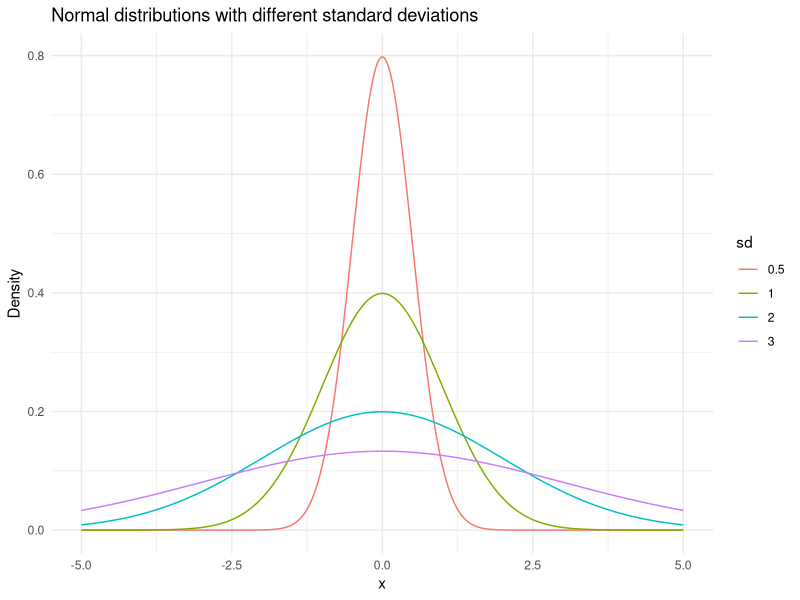
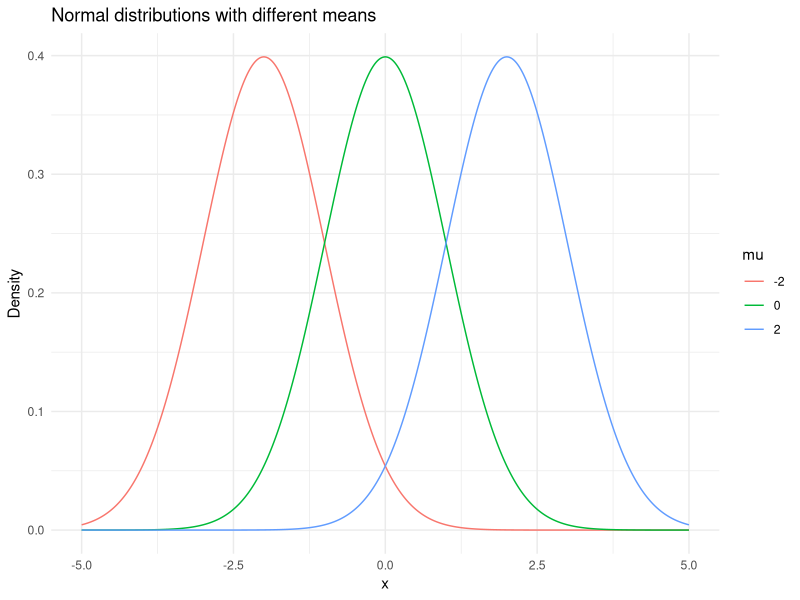
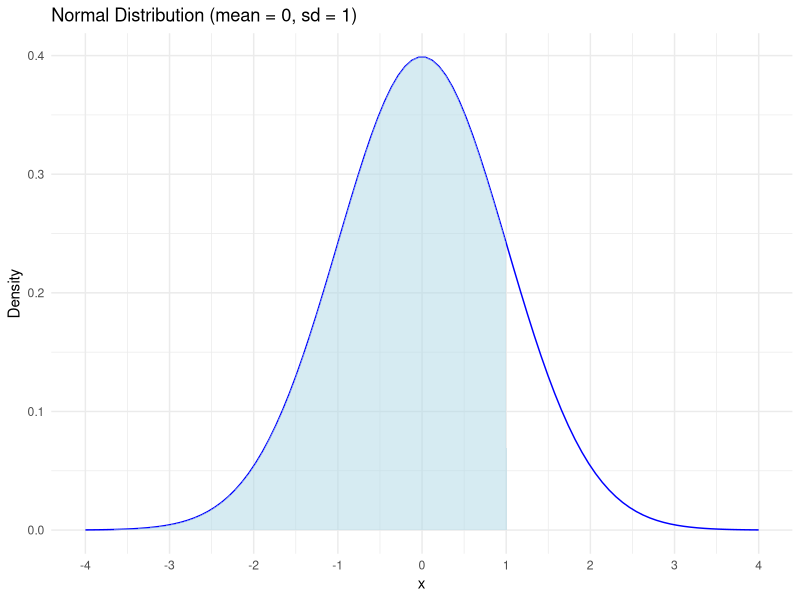
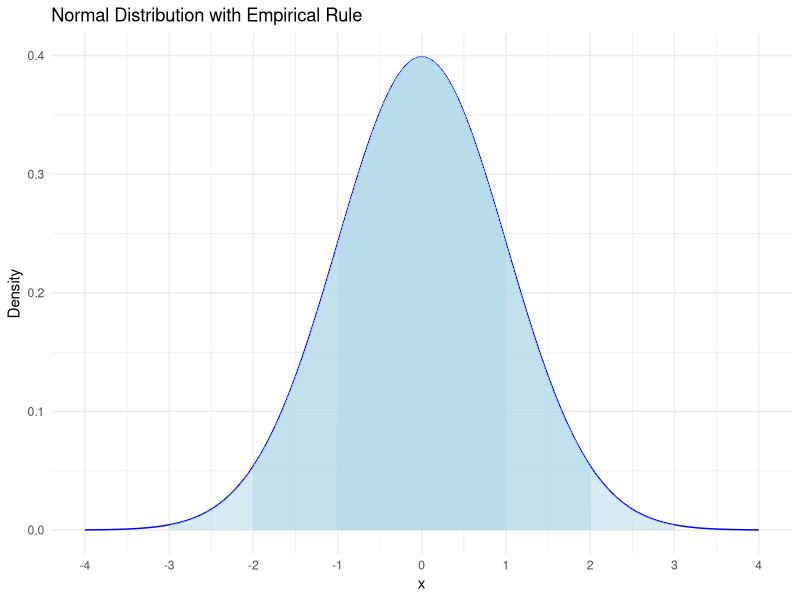

Here is the R script that generated these plots, in order:
## ---- chunk 1
#| label: setup
#| include: false

library(VennDiagram)

# Set the seed for reproducibility

set.seed(123)

# Colours

bc_blue <- "#003366"

bc_green <- "#009900"

vector_bc <- c(bc_blue, bc_green)

## ---- chunk 2
#| label: normal-distributions
#| echo: false

x <- seq(-5, 5, by = 0.01)

y1 <- dnorm(x, mean = 0, sd = 0.5)

y2 <- dnorm(x, mean = 0, sd = 1)

y3 <- dnorm(x, mean = 0, sd = 2)

y4 <- dnorm(x, mean = 0, sd = 3)

# graph with ggplot2

library(ggplot2)

df <- data.frame(x = rep(x, 4), y = c(y1, y2, y3, y4), 
                 sd = rep(c("0.5", "1", "2", "3"), each = length(x)))

ggplot(df, aes(x = x, y = y, color = sd)) +
    geom_line() +
    labs(title = "Normal distributions with different standard deviations",
         x = "x", y = "Density") +
    theme_minimal()
## ---- chunk 3
#| label: normal-distributions-mu
#| echo: false

y1 <- dnorm(x, mean = -2, sd = 1)

y2 <- dnorm(x, mean = 0, sd = 1)

y3 <- dnorm(x, mean = 2, sd = 1)

# graph with ggplot2

df <- data.frame(x = rep(x, 3), y = c(y1, y2, y3), 
                 mu = rep(c("-2", "0", "2"), each = length(x)))

ggplot(df, aes(x = x, y = y, color = mu)) +
    geom_line() +
    labs(title = "Normal distributions with different means",
         x = "x", y = "Density") +
    theme_minimal()
## ---- chunk 4
#| label: normal_cdf
#| fig.align: "center"
#| echo: false

# A graph of the PDF of the normal distribution with mean 0 and standard deviation 1

# Function to calculate the normal PDF
normal_pdf <- function(x, mean, sd) {
  exp(-(x - mean)^2 / (2 * sd^2)) / (sd * sqrt(2 * pi))
}

# Set mean and standard deviation
mean <- 0
sd <- 1

# Generate x-values for the curve
x <- seq(-4, 4, length.out = 100)

# Calculate the y-values using the normal PDF function
y <- normal_pdf(x, mean, sd)

# Create a data frame for the curve
df_curve <- data.frame(x = x, y = y)

# Generate x-values for the shaded area
x_shade <- seq(-4, 1, length.out = 100)

# Calculate the y-values for the shaded area
y_shade <- normal_pdf(x_shade, mean, sd)

# Create a data frame for the shaded area
df_shade <- data.frame(x = x_shade, y = y_shade)

# Create the plot
ggplot() +
  geom_line(data = df_curve, aes(x, y), color = "blue") +
  geom_area(data = df_shade, aes(x, y), fill = "lightblue", alpha = 0.5) +
  scale_x_continuous(breaks = seq(-4, 4, 1)) +
  xlab("x") + ylab("Density") +
  ggtitle("Normal Distribution (mean = 0, sd = 1)") +
  theme_minimal()

## ---- chunk 5
#| label: empirical-rule
#| fig.align: "center"
#| echo: false

# Create a data frame for the normal distribution

x <- seq(-4, 4, length.out = 100)

y <- dnorm(x, mean = 0, sd = 1)

df <- data.frame(x = x, y = y)

# Create a data frame for the shaded areas

x_shade_1 <- seq(-1, 1, length.out = 100)

y_shade_1 <- dnorm(x_shade_1, mean = 0, sd = 1)

df_shade_1 <- data.frame(x = x_shade_1, y = y_shade_1)

x_shade_2 <- seq(-2, 2, length.out = 100)

y_shade_2 <- dnorm(x_shade_2, mean = 0, sd = 1)

df_shade_2 <- data.frame(x = x_shade_2, y = y_shade_2)

x_shade_3 <- seq(-3, 3, length.out = 100)

y_shade_3 <- dnorm(x_shade_3, mean = 0, sd = 1)

df_shade_3 <- data.frame(x = x_shade_3, y = y_shade_3)

# Create the plot

ggplot() +
  geom_line(data = df, aes(x, y), color = "blue") +
  geom_area(data = df_shade_1, aes(x, y), fill = "lightblue", alpha = 0.5) +
  geom_area(data = df_shade_2, aes(x, y), fill = "lightblue", alpha = 0.5) +
  geom_area(data = df_shade_3, aes(x, y), fill = "lightblue", alpha = 0.5) +
  scale_x_continuous(breaks = seq(-4, 4, 1)) +
  xlab("x") + ylab("Density") +
  ggtitle("Normal Distribution with Empirical Rule") +
  theme_minimal()
